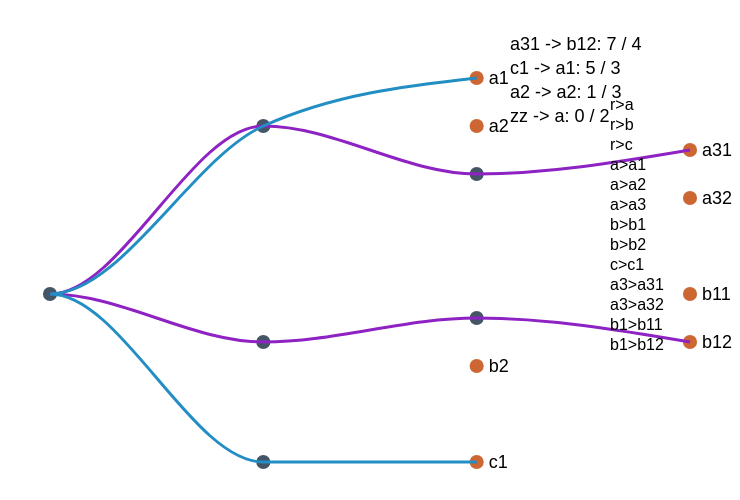

Source (Vega-Lite JSON):
### Vega specification from a JSON file in a GitHub repository (floating-point values rounded to 4 significant figures)
{"$schema": "https://vega.github.io/schema/vega/v6.json", "width": 360, "height": 240, "padding": 5, "autosize": "none", "signals": [{"name": "shape", "value": "diagonal"}], "data": [{"name": "tree", "values": [{"id": "r", "parent": null}, {"id": "a", "parent": "r"}, {"id": "b", "parent": "r"}, {"id": "c", "parent": "r"}, {"id": "a1", "parent": "a"}, {"id": "a2", "parent": "a"}, {"id": "a3", "parent": "a"}, {"id": "b1", "parent": "b"}, {"id": "b11", "parent": "b1"}, {"id": "b12", "parent": "b1"}, {"id": "b2", "parent": "b"}, {"id": "c1", "parent": "c"}, {"id": "a31", "parent": "a3"}, {"id": "a32", "parent": "a3"}], "transform": [{"type": "stratify", "key": "id", "parentKey": "parent"}, {"type": "tree", "method": "tidy", "size": [240, 320]}, {"type": "formula", "expr": "datum.y + 20", "as": "px"}, {"type": "formula", "expr": "datum.x + 10", "as": "py"}]}, {"name": "links", "source": "tree", "transform": [{"type": "treelinks"}, {"type": "identifier", "as": "li"}, {"type": "linkpath", "orient": "horizontal", "shape": {"signal": "shape"}, "sourceX": "source.px", "sourceY": "source.py", "targetX": "target.px", "targetY": "target.py"}]}, {"name": "leaves", "source": "tree", "transform": [{"type": "filter", "expr": "!datum.children"}]}, {"name": "pairs", "values": [{"source": "a31", "target": "b12"}, {"source": "c1", "target": "a1"}, {"source": "a2", "target": "a2"}, {"source": "zz", "target": "a"}], "transform": [{"type": "formula", "expr": "treePath('tree', datum.source, datum.target)", "as": "treepath"}, {"type": "formula", "expr": "treeAncestors('tree', datum.target)", "as": "anc"}, {"type": "formula", "expr": "length(datum.treepath || [])", "as": "n"}]}, {"name": "deps", "source": "pairs", "transform": [{"type": "filter", "expr": "datum.treepath"}]}], "marks": [{"type": "path", "from": {"data": "links"}, "encode": {"update": {"stroke": {"value": "#999"}}}}, {"type": "symbol", "from": {"data": "tree"}, "encode": {"update": {"x": {"field": "px"}, "y": {"field": "py"}, "size": {"value": 50}, "fill": {"signal": "datum.children ? '#456' : '#c63'"}}}}, {"type": "text", "from": {"data": "leaves"}, "encode": {"update": {"x": {"signal": "datum.px + 6"}, "y": {"field": "py"}, "text": {"field": "id"}, "baseline": {"value": "middle"}, "fontSize": {"value": 9}}}}, {"type": "group", "from": {"facet": {"name": "route", "data": "deps", "field": "treepath"}}, "marks": [{"type": "line", "from": {"data": "route"}, "encode": {"update": {"x": {"field": "px"}, "y": {"field": "py"}, "stroke": {"signal": "'hsl(' + (parent.n * 40) + ',70%,45%)'"}, "strokeWidth": {"value": 1.5}, "interpolate": {"value": "monotone"}}}}]}, {"type": "text", "from": {"data": "pairs"}, "encode": {"update": {"x": {"value": 250}, "y": {"signal": "20 + 12 * indexof(pluck(data('pairs'), 'source'), datum.source)"}, "text": {"signal": "datum.source + ' -> ' + datum.target + ': ' + datum.n + ' / ' + (datum.anc ? length(datum.anc) : '-')"}, "fontSize": {"value": 9}}}}, {"type": "text", "from": {"data": "links"}, "encode": {"update": {"x": {"value": 300}, "y": {"signal": "40 + 10 * datum.li"}, "text": {"signal": "datum.source.id + '>' + datum.target.id"}, "fontSize": {"value": 8}}}}]}
